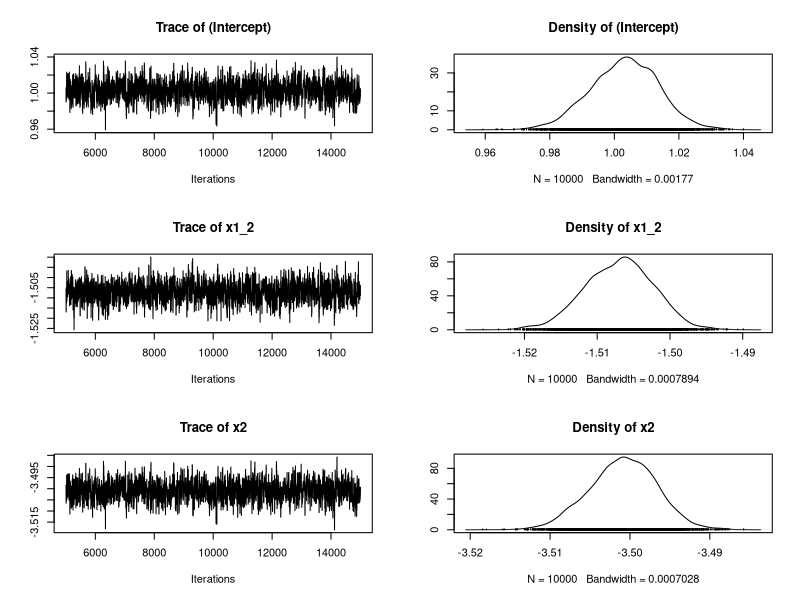

The R script that drew this image:
# From: Bayesian Models for Astrophysical Data, Cambridge Univ. Press
# (c) 2017,  Joseph M. Hilbe, Rafael S. de Souza and Emille E. O. Ishida 
# 
# you are kindly asked to include the complete citation if you used this 
# material in a publication

#  Data from Code 6.2

set.seed(18472)
nobs <- 750

x1_2 <- rbinom(nobs,size=1,prob=0.7)
x2 <- rnorm(nobs,0,1)
xb <- 1 - 1.5*x1_2 - 3.5*x2

exb <- exp(xb)
py <- rpois(nobs, exb)
pois <- data.frame(py, x1_2, x2)

# Code 6.3 - Bayesian Poisson model using R

library(MCMCpack)

mypoisL <- MCMCpoisson(py ~ x1_2 + x2,
                       burnin = 5000,
                       mcmc = 10000,
                       data = pois)
 
summary(mypoisL)

plot(mypoisL)
